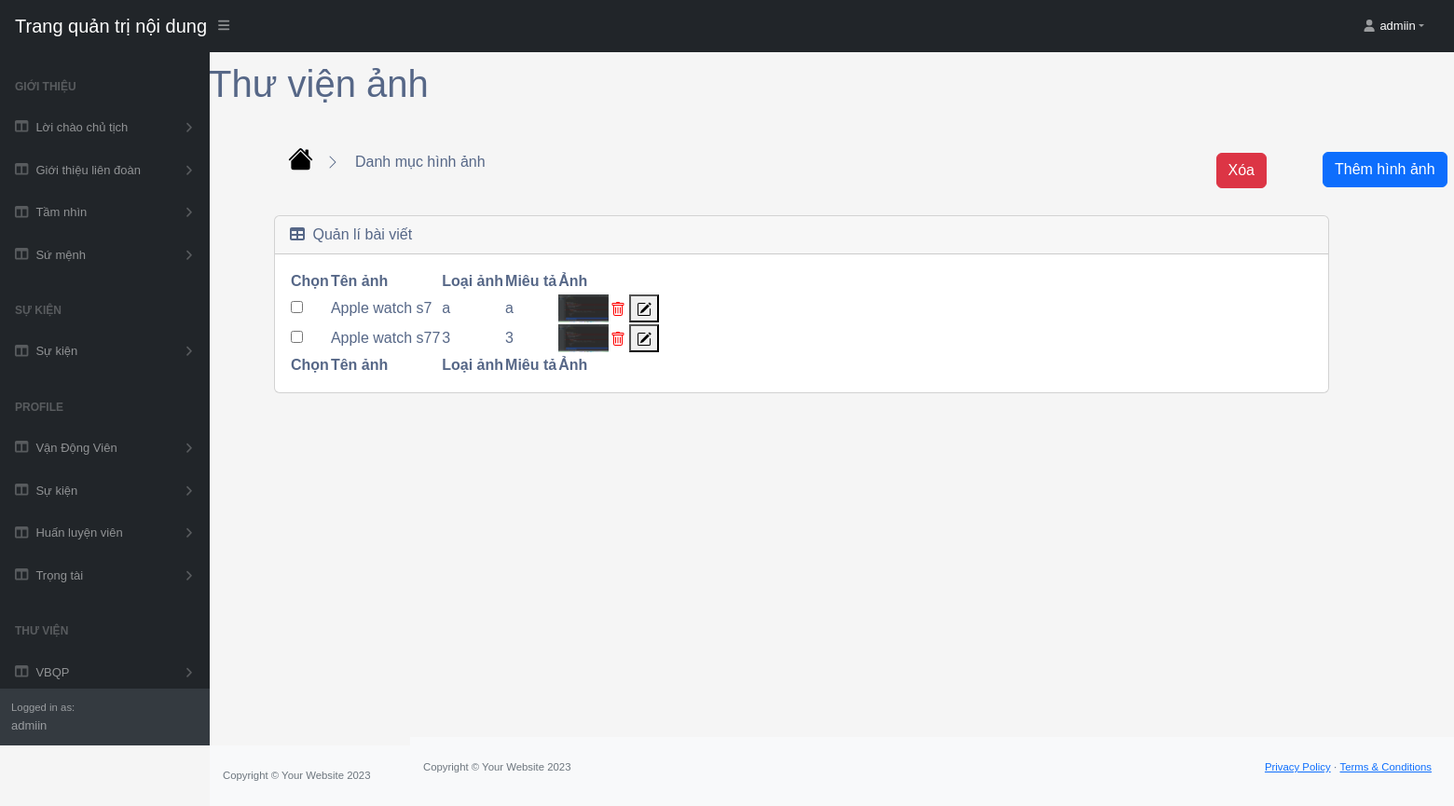
/photo/list/ (signed in), run on an earlier commit of the app's database.
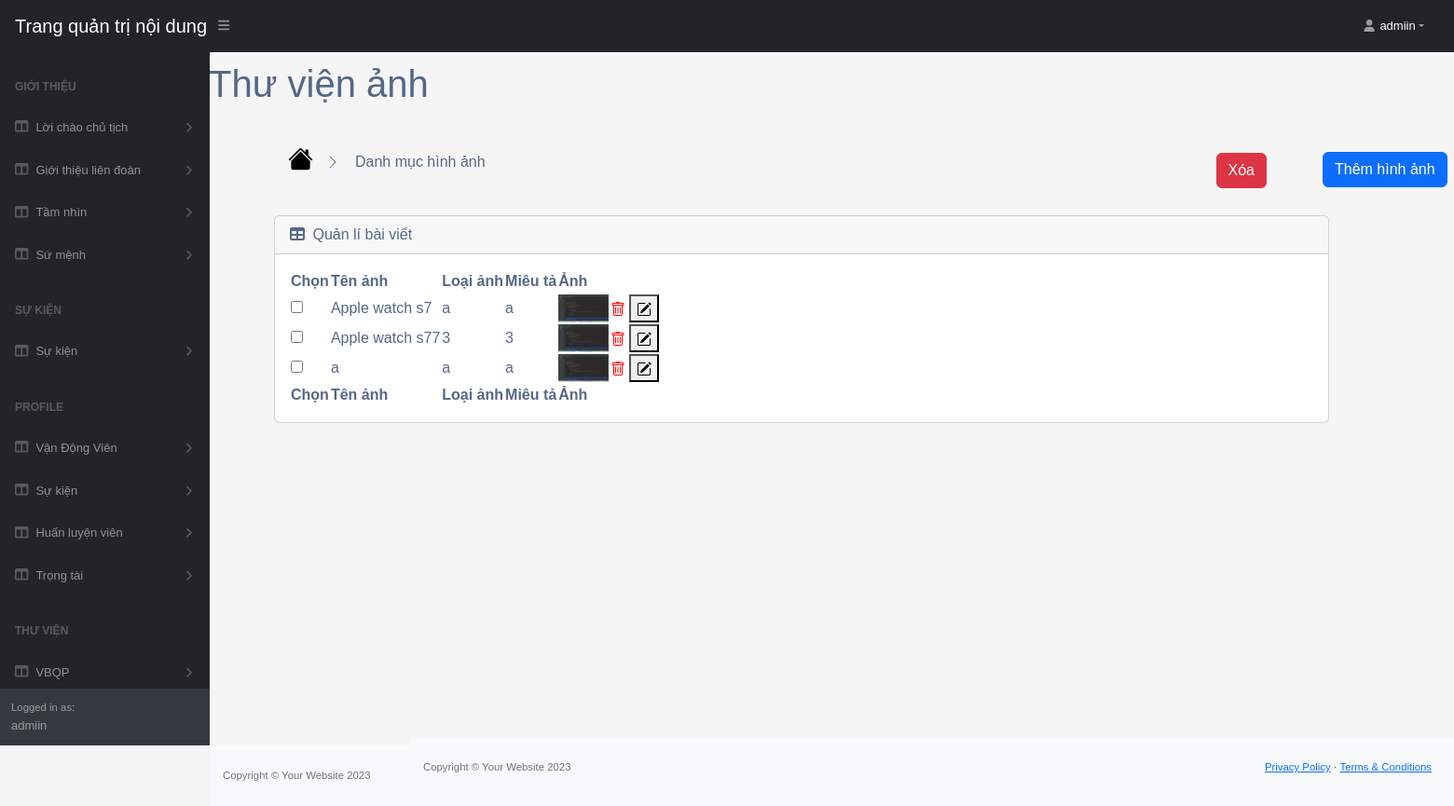
And on a later commit of the database.
### app/models.py (models this page shows, shortened)
class Photo(models.Model):
    name = models.CharField(max_length=200, null=True)
    category = models.CharField(max_length=200, null=True)
    description = models.CharField(max_length=200, null=True, blank=True)
    image = models.ImageField(null=True, blank=True)
    @property
    def ImageURL(self):
        try:
            url = self.image.url
        except:
            url = ''
        return url

### app/views_photo.py (the view, shortened to what this page needs)
def table(request):
    if request.user.is_authenticated:
        photos = Photo.objects.all()
        return render(request, 'app/tables_photo.html', {'photos': photos})
    return render(request, 'app/tables_photo.html', {'photos': None})

### app/templates/app/tables_photo.html (shortened to what the changed rows need)
{% extends 'app/base.html' %}
{% load static %}
    {% block table %}
    <div class="container-fluid px-0 mt-0">
        <div id="layoutSidenav">
            <div id="layoutSidenav_content">
                <main style="transform: translate(-130px, -50px);">
                <div class="container-fluid px-1">
                    <div class="container-fluid" id="myDiv">
                        <h1 class="mt-4" style="transform: translate(-70px, -20px);">Thư viện ảnh</h1>
                        <div class="card mb-4" style="font-size: 16px;">
                            <div class="card-body">
                                <form method="post" action="{% url 'list_photo' %}">
                                <table id="datatablesSimple">
                                    <thead>
                                        <tr>
                                            <th>Chọn</th>
                                            <th>Tên ảnh</th>
                                            <th>Loại ảnh</th>
                                            <th>Miêu tả</th>
                                            <th>Ảnh</th>
                                            <th></th>
                                        </tr>
                                    </thead>
                                    <tfoot>
                                        <tr>
                                            <th>Chọn</th>
                                            <th>Tên ảnh</th>
                                            <th>Loại ảnh</th>
                                            <th>Miêu tả</th>
                                            <th>Ảnh</th>
                                            <th></th>
                                        </tr>
                                    </tfoot>
                                    <tbody>
                                        {% for photo in photos %}
                                        <tr>
                                          <td>
                                              <input name="delete_id" type="checkbox" value="{{ photo.id }}">
                                          </td>
                                          <td>{{ photo.name }}</td>
                                          <td>{{ photo.category }}</td>
                                          <td>{{ photo.description }}</td>
                                          <td>
                                                <img src="{{ photo.ImageURL }}" alt="{{ photo.name }}" height="30px">
                                          </td>
                                            <td>
                                        <button type="submit" name="delete_id" value="{{ photo.id }}" class="delete-button">
                                        </button>
                                        <button type="submit" name="edit_id" value="{{ photo.id }}" class="edit-button">
                                        </button>
                                          </td>
                                        </tr>
                                        {% endfor %}
                                      </tbody>
                                </table>
                                </form>
                            </div>
                        </div>
                    </div>
                    </div>
                </main>
            </div>
        </div>
        </div>
    {% endblock table %}

What changed in the data, as far as the page shows it:
added Photo: name "a", category "a", description "a", ImageURL (picture), {{ photo.id }} 25 (drawn)
